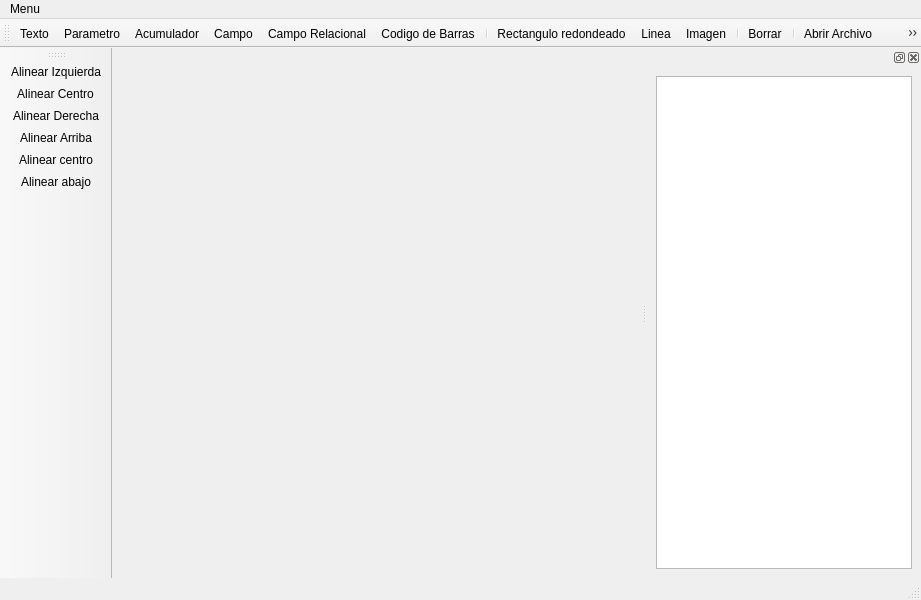
<?xml version="1.0" encoding="UTF-8"?>
<ui version="4.0">
 <class>ReportDesigWin</class>
 <widget class="QMainWindow" name="ReportDesigWin">
  <property name="geometry">
   <rect>
    <x>0</x>
    <y>0</y>
    <width>921</width>
    <height>600</height>
   </rect>
  </property>
  <property name="windowTitle">
   <string>MainWindow</string>
  </property>
  <widget class="QWidget" name="centralwidget"/>
  <widget class="QMenuBar" name="menubar">
   <property name="geometry">
    <rect>
     <x>0</x>
     <y>0</y>
     <width>921</width>
     <height>19</height>
    </rect>
   </property>
   <widget class="QMenu" name="menuMenu">
    <property name="title">
     <string>Menu</string>
    </property>
    <addaction name="actionAbrir"/>
    <addaction name="actionGuardar"/>
    <addaction name="separator"/>
    <addaction name="actionVista_Previa"/>
    <addaction name="separator"/>
    <addaction name="actionConfigurar_pagina"/>
   </widget>
   <addaction name="menuMenu"/>
  </widget>
  <widget class="QStatusBar" name="statusbar"/>
  <widget class="QToolBar" name="toolBar">
   <property name="windowTitle">
    <string>toolBar</string>
   </property>
   <property name="toolButtonStyle">
    <enum>Qt::ToolButtonTextUnderIcon</enum>
   </property>
   <attribute name="toolBarArea">
    <enum>TopToolBarArea</enum>
   </attribute>
   <attribute name="toolBarBreak">
    <bool>false</bool>
   </attribute>
   <addaction name="actionTexto"/>
   <addaction name="actionParametro"/>
   <addaction name="actionAcumulador"/>
   <addaction name="actionCampo"/>
   <addaction name="actionCampo_Relacional"/>
   <addaction name="actionCodeBars"/>
   <addaction name="separator"/>
   <addaction name="actionRectangulo_redondeado"/>
   <addaction name="actionLinea"/>
   <addaction name="actionImagen"/>
   <addaction name="separator"/>
   <addaction name="actionBorrar"/>
   <addaction name="separator"/>
   <addaction name="actionAbrir"/>
   <addaction name="actionGuardar"/>
   <addaction name="separator"/>
   <addaction name="actionAbrir_desde_BD"/>
   <addaction name="actionGuardar_en_BD"/>
   <addaction name="separator"/>
   <addaction name="actionVista_Previa"/>
  </widget>
  <widget class="QToolBar" name="toolBar_2">
   <property name="windowTitle">
    <string>toolBar_2</string>
   </property>
   <attribute name="toolBarArea">
    <enum>LeftToolBarArea</enum>
   </attribute>
   <attribute name="toolBarBreak">
    <bool>false</bool>
   </attribute>
   <addaction name="actionAlinear_Izquierda"/>
   <addaction name="actionAlinear_Centro"/>
   <addaction name="actionAlinear_Derecha"/>
   <addaction name="actionAlinear_Arriba"/>
   <addaction name="actionAlinear_centro"/>
   <addaction name="actionAlinear_abajo"/>
  </widget>
  <widget class="QDockWidget" name="dockWidget">
   <attribute name="dockWidgetArea">
    <number>2</number>
   </attribute>
   <widget class="QWidget" name="dockWidgetContents">
    <layout class="QGridLayout" name="gridLayout">
     <item row="0" column="0">
      <widget class="QListWidget" name="itemList"/>
     </item>
    </layout>
   </widget>
  </widget>
  <action name="actionRectangulo_redondeado">
   <property name="checkable">
    <bool>true</bool>
   </property>
   <property name="icon">
    <iconset resource="resource.qrc">
     <normaloff>:/icons/rounded-rectangle.png</normaloff>:/icons/rounded-rectangle.png</iconset>
   </property>
   <property name="text">
    <string>Rectangulo redondeado</string>
   </property>
  </action>
  <action name="actionGuardar">
   <property name="icon">
    <iconset resource="resource.qrc">
     <normaloff>:/icons/document-save.png</normaloff>:/icons/document-save.png</iconset>
   </property>
   <property name="text">
    <string>Guardar Archivo</string>
   </property>
  </action>
  <action name="actionTexto">
   <property name="checkable">
    <bool>true</bool>
   </property>
   <property name="icon">
    <iconset resource="resource.qrc">
     <normaloff>:/icons/text-shadow.png</normaloff>:/icons/text-shadow.png</iconset>
   </property>
   <property name="text">
    <string>Texto</string>
   </property>
  </action>
  <action name="actionAbrir">
   <property name="icon">
    <iconset resource="resource.qrc">
     <normaloff>:/icons/open.png</normaloff>:/icons/open.png</iconset>
   </property>
   <property name="text">
    <string>Abrir Archivo</string>
   </property>
  </action>
  <action name="actionLinea">
   <property name="checkable">
    <bool>true</bool>
   </property>
   <property name="icon">
    <iconset resource="resource.qrc">
     <normaloff>:/icons/line.png</normaloff>:/icons/line.png</iconset>
   </property>
   <property name="text">
    <string>Linea</string>
   </property>
  </action>
  <action name="actionCodeBars">
   <property name="checkable">
    <bool>true</bool>
   </property>
   <property name="icon">
    <iconset resource="resource.qrc">
     <normaloff>:/icons/barcode.png</normaloff>:/icons/barcode.png</iconset>
   </property>
   <property name="text">
    <string>Codigo de Barras</string>
   </property>
  </action>
  <action name="actionImagen">
   <property name="checkable">
    <bool>true</bool>
   </property>
   <property name="icon">
    <iconset resource="resource.qrc">
     <normaloff>:/icons/picture.png</normaloff>:/icons/picture.png</iconset>
   </property>
   <property name="text">
    <string>Imagen</string>
   </property>
  </action>
  <action name="actionBorrar">
   <property name="icon">
    <iconset resource="resource.qrc">
     <normaloff>:/icons/Delete.png</normaloff>:/icons/Delete.png</iconset>
   </property>
   <property name="text">
    <string>Borrar</string>
   </property>
  </action>
  <action name="actionConfigurar_pagina">
   <property name="icon">
    <iconset resource="resource.qrc">
     <normaloff>:/icons/config.png</normaloff>:/icons/config.png</iconset>
   </property>
   <property name="text">
    <string>Configurar pagina</string>
   </property>
  </action>
  <action name="actionCampo">
   <property name="checkable">
    <bool>true</bool>
   </property>
   <property name="icon">
    <iconset resource="resource.qrc">
     <normaloff>:/icons/field.png</normaloff>:/icons/field.png</iconset>
   </property>
   <property name="text">
    <string>Campo</string>
   </property>
  </action>
  <action name="actionCampo_Relacional">
   <property name="checkable">
    <bool>true</bool>
   </property>
   <property name="icon">
    <iconset resource="resource.qrc">
     <normaloff>:/icons/field_rel.png</normaloff>:/icons/field_rel.png</iconset>
   </property>
   <property name="text">
    <string>Campo Relacional</string>
   </property>
  </action>
  <action name="actionVista_Previa">
   <property name="icon">
    <iconset resource="resource.qrc">
     <normaloff>:/icons/print-preview.png</normaloff>:/icons/print-preview.png</iconset>
   </property>
   <property name="text">
    <string>Vista Previa</string>
   </property>
  </action>
  <action name="actionAbrir_desde_BD">
   <property name="icon">
    <iconset resource="resource.qrc">
     <normaloff>:/icons/upload_db.png</normaloff>:/icons/upload_db.png</iconset>
   </property>
   <property name="text">
    <string>Abrir desde BD</string>
   </property>
  </action>
  <action name="actionGuardar_en_BD">
   <property name="icon">
    <iconset resource="resource.qrc">
     <normaloff>:/icons/save_db.png</normaloff>:/icons/save_db.png</iconset>
   </property>
   <property name="text">
    <string>Guardar en BD</string>
   </property>
  </action>
  <action name="actionParametro">
   <property name="checkable">
    <bool>true</bool>
   </property>
   <property name="icon">
    <iconset resource="resource.qrc">
     <normaloff>:/icons/text-shadow.png</normaloff>:/icons/text-shadow.png</iconset>
   </property>
   <property name="text">
    <string>Parametro</string>
   </property>
  </action>
  <action name="actionAcumulador">
   <property name="checkable">
    <bool>true</bool>
   </property>
   <property name="icon">
    <iconset resource="resource.qrc">
     <normaloff>:/icons/text-shadow.png</normaloff>:/icons/text-shadow.png</iconset>
   </property>
   <property name="text">
    <string>Acumulador</string>
   </property>
  </action>
  <action name="actionAlinear_Izquierda">
   <property name="icon">
    <iconset resource="resource.qrc">
     <normaloff>:/icons/shape_align_left.png</normaloff>:/icons/shape_align_left.png</iconset>
   </property>
   <property name="text">
    <string>Alinear Izquierda</string>
   </property>
  </action>
  <action name="actionAlinear_Derecha">
   <property name="icon">
    <iconset resource="resource.qrc">
     <normaloff>:/icons/shape_align_right.png</normaloff>:/icons/shape_align_right.png</iconset>
   </property>
   <property name="text">
    <string>Alinear Derecha</string>
   </property>
  </action>
  <action name="actionAlinear_Centro">
   <property name="icon">
    <iconset resource="resource.qrc">
     <normaloff>:/icons/shape_align_center.png</normaloff>:/icons/shape_align_center.png</iconset>
   </property>
   <property name="text">
    <string>Alinear Centro</string>
   </property>
  </action>
  <action name="actionAlinear_Arriba">
   <property name="icon">
    <iconset resource="resource.qrc">
     <normaloff>:/icons/shape_align_top.png</normaloff>:/icons/shape_align_top.png</iconset>
   </property>
   <property name="text">
    <string>Alinear Arriba</string>
   </property>
  </action>
  <action name="actionAlinear_centro">
   <property name="icon">
    <iconset resource="resource.qrc">
     <normaloff>:/icons/shape_align_middle.png</normaloff>:/icons/shape_align_middle.png</iconset>
   </property>
   <property name="text">
    <string>Alinear centro</string>
   </property>
  </action>
  <action name="actionAlinear_abajo">
   <property name="icon">
    <iconset resource="resource.qrc">
     <normaloff>:/icons/shape_align_bottom.png</normaloff>:/icons/shape_align_bottom.png</iconset>
   </property>
   <property name="text">
    <string>Alinear abajo</string>
   </property>
  </action>
 </widget>
 <resources>
  <include location="resource.qrc"/>
 </resources>
 <connections/>
</ui>
